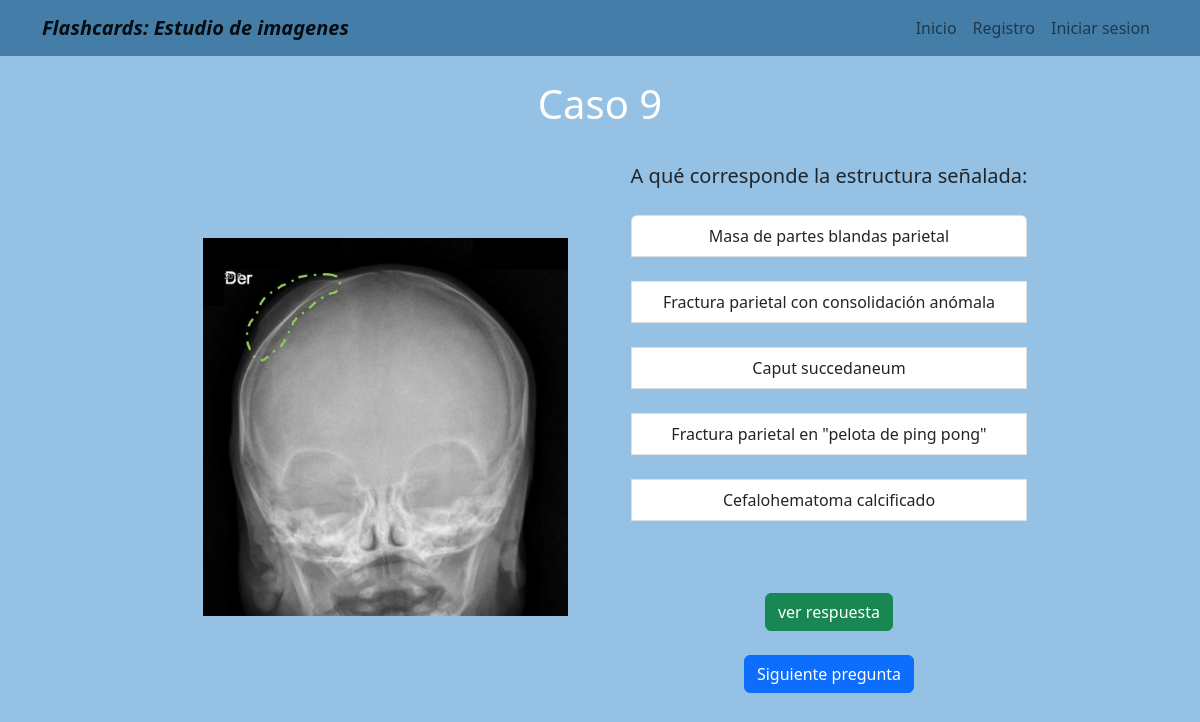
The app's page /alternativas/9/ with its own data.
### alternativas/models.py (models this page shows)
class secc_alternativa(models.Model):
    numero_respuesta_alt= PositiveSmallIntegerField(default=1)
    alternativa_1= CharField(max_length=100, blank=True)
    alternativa_2= CharField(max_length=100, blank=True)
    alternativa_3= CharField(max_length=100, blank=True)
    alternativa_4= CharField(max_length=100, blank=True)
    alternativa_5= CharField(max_length=100, blank=True)
    alternativa_respuesta= CharField(max_length=100, blank=True)
    descripcion_breve = CharField(max_length=600, blank=True)
    url_info_esp= URLField(blank=True)
    url_info_ing= URLField(blank=True)
    imagen_con_patologia= ImageField(upload_to='estudio/images/')
    pregunta= CharField(max_length=500, blank=True)

### alternativas/views.py (the view)
# urls.py: path('9/', nueve, name='nueve'),
def nueve(request):
    noveno= secc_alternativa.objects.filter(numero_respuesta_alt=9)
    return render(request, '9.html',{'noveno':noveno})

### alternativas/templates/9.html
{% extends "layout.html" %}
{% block content %}
{% for info in noveno %}
<h1 style="color:white ; text-align:center;"> Caso {{info.numero_respuesta_alt}}</h1> <br/>
  <td style="padding-left: 20px;">
    <img src=" {{info.imagen_con_patologia.url}}" width="75%" > <br>
  </td>
  <td style="padding-right: 50px;">
    <a style=" font-size: 20px">{{info.pregunta}} </a> <br><br>
    <div class="list-group">
      <a class="list-group-item list-group-item-action">{{info.alternativa_1}} </a> <br>
      <a class="list-group-item list-group-item-action">{{info.alternativa_2}} </a> <br>
      <a class="list-group-item list-group-item-action">{{info.alternativa_3}} </a> <br>
      <a class="list-group-item list-group-item-action">{{info.alternativa_4}} </a> <br>
      <a class="list-group-item list-group-item-action">{{info.alternativa_5}} </a> <br>
  </div>
  <br> <br> <a class="btn btn-success text-center contenedor-boton-inicio" href="{% url 'nueve_r' %}" role="button" > ver respuesta </a>
  <br> <br> <a class="btn btn-primary text-center contenedor-boton-inicio" href="{% url 'diez' %}" role="button" > Siguiente pregunta </a>
</td>
{% endfor %}
{% endblock %}

### home/templates/layout.html (style rules this page uses)
body { background-color:#95c2e4; text-align: center; }
.contenedor-boton-inicio { display: inline-flex; }

### records on screen
secc_alternativa: numero_respuesta_alt "9", imagen_con_patologia (picture), pregunta "A qué corresponde la estructura señalada:", alternativa_1 "Masa de partes blandas parietal", alternativa_2 "Fractura parietal con consolidación anómala", alternativa_3 "Caput succedaneum", alternativa_4 "Fractura parietal en \"pelota de ping pong\"", alternativa_5 "Cefalohematoma calcificado"
